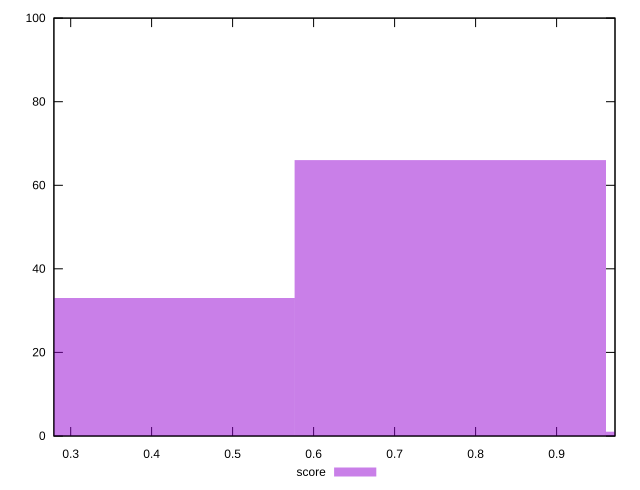

Recreate this plot in gnuplot.
reset

$score <<EOF
0.7687506371974908 66
0.3843753185987454 33
1.1531259557962361 1
EOF

set key outside below
set boxwidth 0.3843753185987454
set xrange [0.27931295209719315:0.9721147685558164]
set yrange [0:100]
set style fill transparent solid 0.5 noborder
set terminal svg size 640, 490 enhanced background rgb 'white'
set output "report_00007_2020-12-11T15:55:29.892Z/cumulative-layout-shift/samples/pages+cached+noadtech/score/histogram.svg"

plot $score title "score" with boxes

reset
